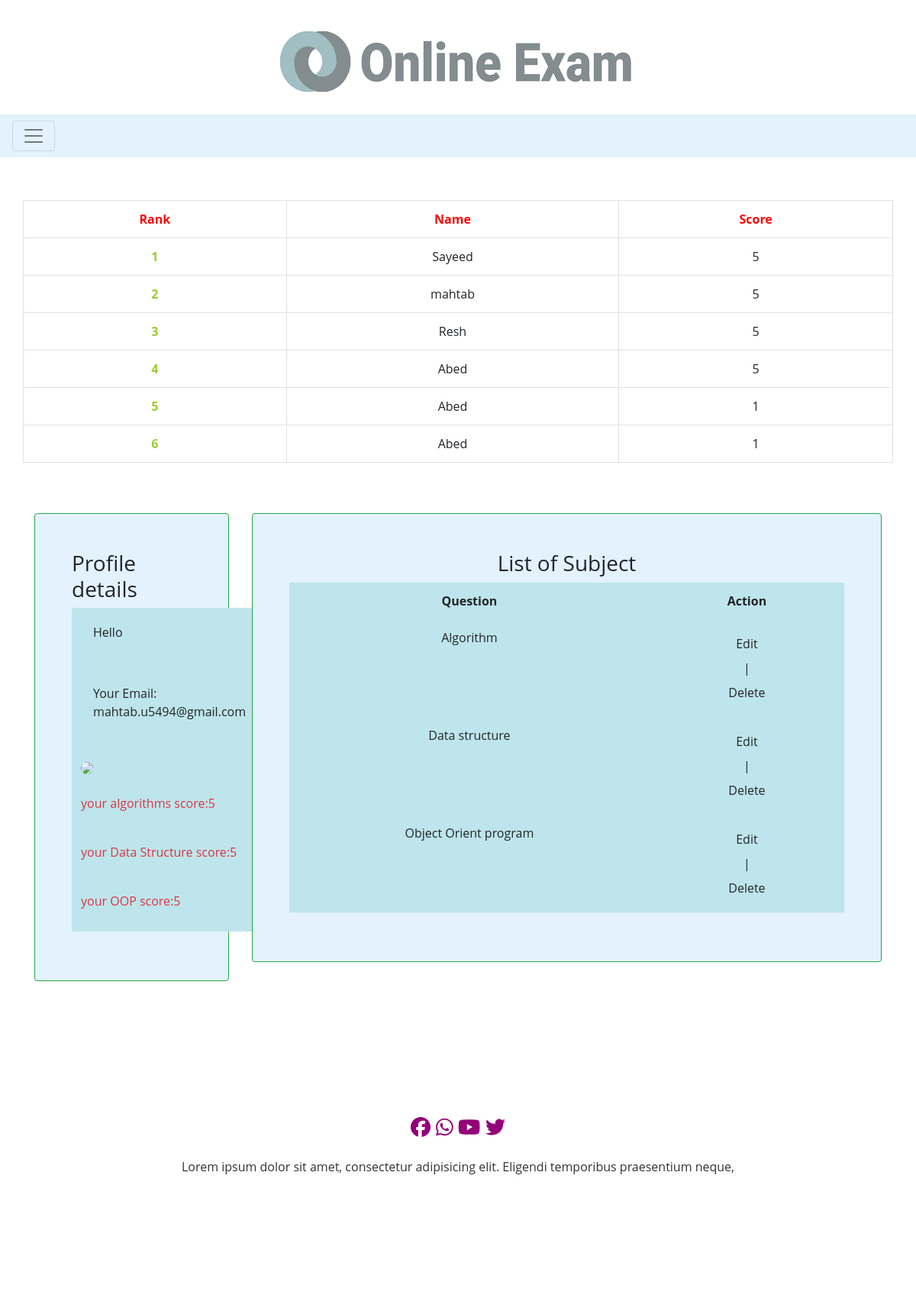
Page /classProject/php/public/customer/index.php (signed in) on the committed database.
### tables this page shows
CREATE TABLE `applicant` (
  `id` int(11) NOT NULL,
  `first_name` varchar(225) DEFAULT NULL,
  `last_naem` varchar(225) DEFAULT NULL,
  `email_address` varchar(225) NOT NULL,
  `gender` varchar(225) DEFAULT NULL,
  `picture` varchar(255) DEFAULT NULL,
  `password` int(11) NOT NULL
);

CREATE TABLE `history` (
  `id` int(11) NOT NULL,
  `email_address` varchar(255) DEFAULT NULL,
  `total_question` varchar(255) DEFAULT NULL,
  `total` varchar(255) DEFAULT NULL
);

CREATE TABLE `subject` (
  `id` int(11) NOT NULL,
  `subject_name` varchar(22) DEFAULT NULL
);

### classProject/php/public/customer/index.php (the view, shortened to what this page needs)
<?php
$webroot = "http://localhost//classProject/php/public/";
?>
<?php
$id=$_SESSION['email_address'];
$conn = new PDO("mysql:host=localhost;dbname=online_exam", 'root', '');
$conn->setAttribute(PDO::ATTR_ERRMODE, PDO::ERRMODE_EXCEPTION);
$query = "SELECT * FROM `subject`";
$query1 = "SELECT * FROM `applicant` where email_address= :email_address";
$stmt = $conn->prepare($query);
$result=$stmt->execute();
$stmt1 = $conn->prepare($query1);
$stmt1->bindParam(':email_address',$id);
$applicant = $stmt1->fetch();
$subject = $stmt->fetchAll();
?>
<?php
$con = mysqli_connect('localhost','root');
mysqli_select_db($con,'online_exam');
$q=mysqli_query($con,"SELECT *
FROM applicant, history
WHERE applicant.email_address = history.email_address" )or die('Error223');
$row=mysqli_fetch_assoc($q);
?>
<!DOCTYPE HTML>
<html lang="en-US">
    <?php
include_once ('../../views/elements/head.php');
?>
<body >
            <header>
                <div class="container">
                    <div class="header-top">
                        <a href="index.php" class="site-logo">
                            <img src="ll.png" alt="Image" class="img-fluid mx-auto d-block">
                        </a>
                    </div>
                    <nav class="navbar navbar-expand-lg navbar-light">
                    </nav>
                </div>
            </header>
                <nav class="navbar navbar-light" style="background-color: #e3f2fd;">
                    <button class="navbar-toggler" type="button" data-toggle="collapse" data-target="#navbarToggleExternalContent" aria-controls="navbarToggleExternalContent" aria-expanded="false" aria-label="Toggle navigation">
                        <span class="navbar-toggler-icon"></span>
                    </button>
                </nav>
<div class="container">
<div class="row">
    <tr>
        <th colspan="2" class="bg-dark"> <h1 class="text-white"> First 3 position holder...</h1></th>
    </tr>
    <table class="table text-center table-bordered table-hover">
        <tr style="color:red">
            <td><b>Rank</b></td>
            <td><b>Name</b></td>
            <td><b>Score</b></td>
        </tr>
        <?php
        $c=1;
        $qq=mysqli_query($con,"SELECT * FROM history  ORDER BY total DESC " )or die('Error223');
        while($row1=mysqli_fetch_array($qq) ) {
            $email = $row1['email_address'];
            $score = $row1['total'];
            $q12 = mysqli_query($con, "SELECT * FROM applicant WHERE email_address='$email' ") or die('Error231');
            while ($row1 = mysqli_fetch_array($q12)) {
                $name = $row1['first_name'];
                ?>
                <tr>
                    <td style="color:#99cc32"><b><?= $c ?> </b>
                    </td>
                    <td>  <?= $name ?> </td>
                    <td> <?= $score ?></td>
                </tr>
                <?php
            }
            $c++;
        }
        ?>
    </table>
</div>
                <div class="row">
                    <div class="col-3">
                        <div class=" border border-success card hovercard " style="background-color: #e3f2fd;">
                            <div class=" cardheader ">
                                <h3>Profile details</h3>
                            </div>
                            <div class="avatar">
                                <table class="table table-hover table-borderless table-info">
                                <tr >
                                    <td>
                                        <a  class=" text-body nav-link" href="../admin/show.php?id=<?= $applicant['email_address']; ?>">
                                        <p>Hello <?=$applicant['first_name']; ?></p>
                                    </td>
                                </tr>
                                    <tr>
                                        <td>
                                            <a  class=" text-body nav-link" href="../admin/show.php?id=<?= $row['email_address']; ?>">
                                                <p> Your Email: <?= $id; ?></p>
                                            </a>
                                        </td>
                                    </tr>
                                    <tr>
                                        <td>
                                            <img class="rounded-circle" style="width: 18rem;" class="card-img-top " src="<?php echo $webroot; ?>upload/<?php  echo $applicant['picture']; ?>">
                                        </td>
                                    </tr>
                                    <tr>
                                        <td>
                                            <a  class=" text-danger" href="../admin/show.php?id=<?= $id; ?>">
                                             <p>your algorithms score:<?= $row['total']; ?></p>
                                            </a>
                                        </td>
                                    </tr>
                                    <tr>
                                        <td>
                                            <a  class=" text-danger" href="../admin/show.php?id=<?=$row['email_address']; ?>">
                                              <p>your Data Structure score:<?= $row['total']; ?></p>
                                            </a>
                                        </td>
                                    </tr>
                                    <tr>
                                        <td>
                                            <a  class="text-danger" href="../admin/show.php?id=<?= $applicant['email_address']; ?>">
                                              <p>your OOP score:<?= $row['total']; ?></p>
                                            </a>
                                        </td>
                                    </tr>
                                </table>
                        </div>
                        </div>
                    </div>
                    <div class="col-9">
                        <div class="card text-center border border-success " style="background-color: #e3f2fd;">
                                <table class="table table-hover table-info table-borderless">
                                    <h3>List of Subject</h3>
                                    <thead>
                                    <tr>
                                        <th scope="col">Question</th>
                                        <th scope="col">Action</th>
                                    </tr>
                                    </thead>
                                    <?php
                                    if (count($subject) > 0) :
                                        foreach ($subject as $subjects):
                                            ?>
                                            <tr>
                                                <td>
                                                    <a class=" text-body" href="../products/show.php?id=<?= $subjects['id']; ?>">
                                                        <?= $subjects['subject_name']; ?>
                                                    </a>
                                                </td>
                                                <td><a class=" text-body nav-link" href="edit.php?id=--><?= $questions['id']; ?>">Edit</a>  | <a class=" text-body nav-link" href="delete.php?id=--><?= $questions['id']; ?>" onclick="return confirm('Are you sure to delete ?')">Delete</a></td>
                                            </tr>
                                        <?php
                                        endforeach;
                                    else:
                                        ?>
                                        <tr>
                                            <td colspan="2">No Product is available to delete... <a class="btn btn-secondary" href="create.php" role="button">Click here to add one.</a> </td>
                                        </tr>
                                    <?php
                                    endif;
                                    ?>
                                </table>
                        </div>
                    </div>
                    </div>
</div>
            <?php
            include_once ('../../views/elements/footer.php');
            ?>
</body>
</html>

### classProject/php/public/customer/style.css (style rules this page uses)
body { font-family: 'Roboto', sans-serif; }
header { margin-top:30px; }
body { font-family: 'open sans'; overflow-x: hidden; }
img { max-width: 100%; }
.card { margin-top: 50px; background: #eee; padding: 3em; line-height: 1.5em; }

### rows in the picture
history: total "5"
applicant: first_name "Sayeed"
history: total "5"
applicant: first_name "mahtab"
history: total "5"
applicant: first_name "Resh"
history: total "5"
applicant: first_name "Abed"
history: total "1"
history: total "1"
subject: subject_name "Algorithm"
subject: subject_name "Data structure"
subject: subject_name "Object Orient program"

### other values in the picture
$id "mahtab.u5494@gmail.com"
